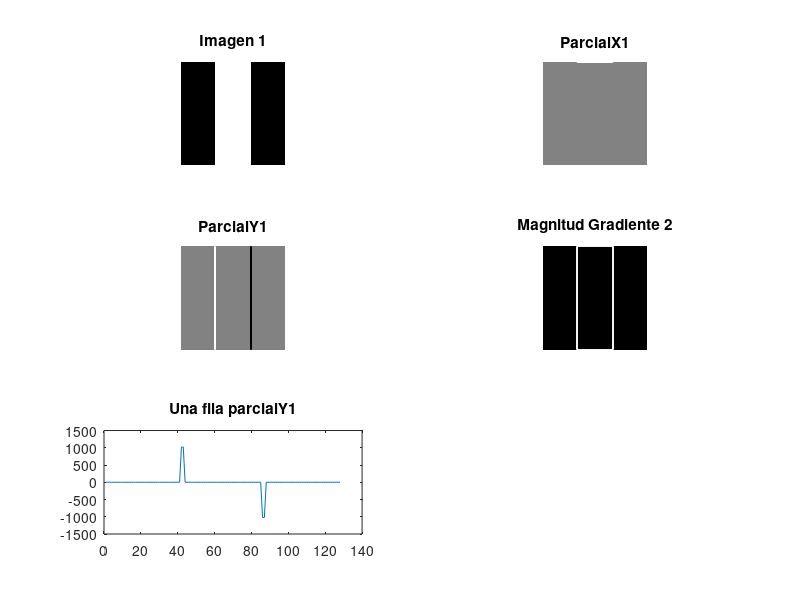
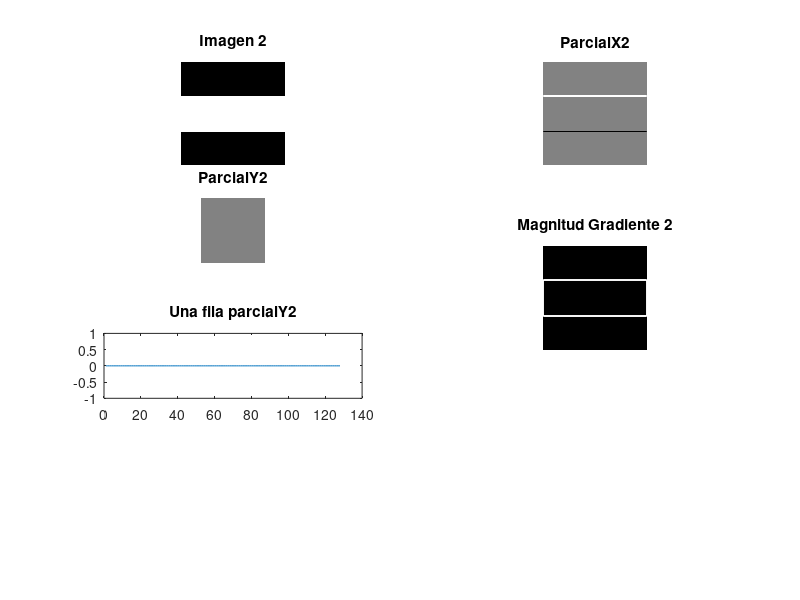
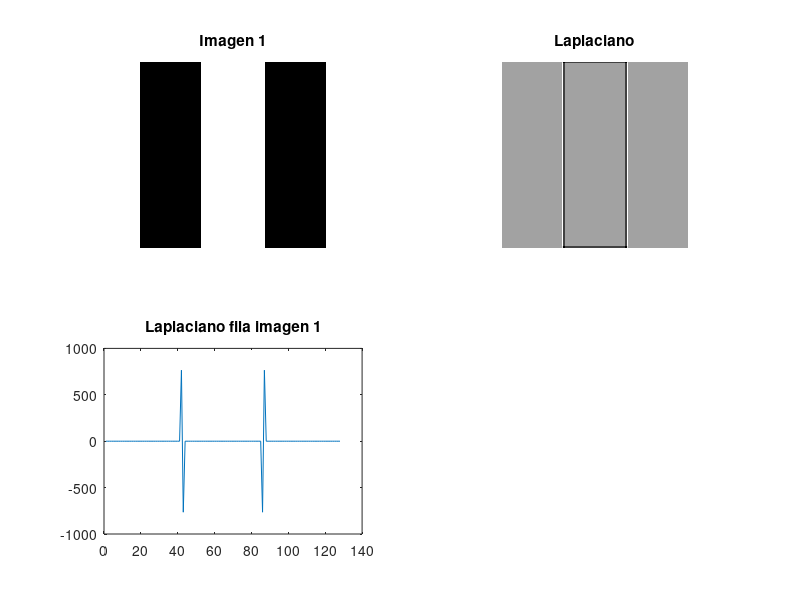
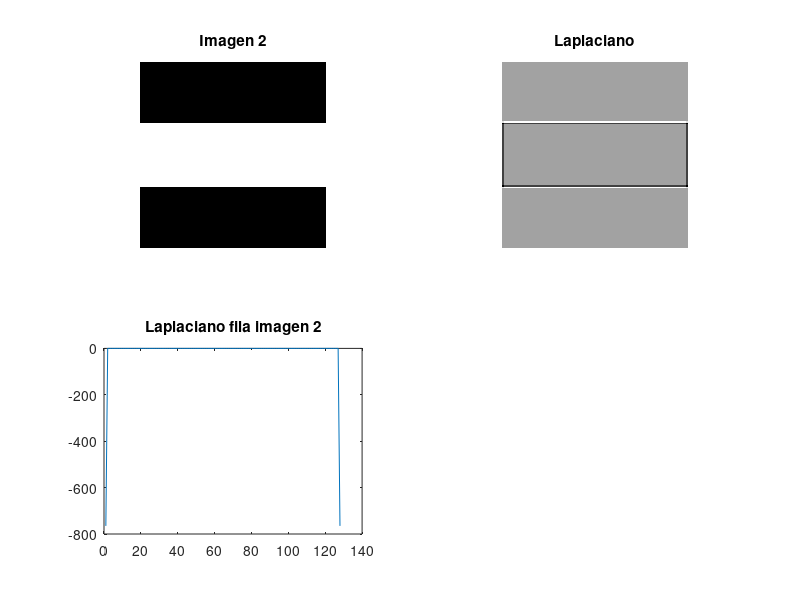

The MATLAB script that drew these images, in order:
clear all;
close all;

Img1=zeros(128);
Img1(:,43:86)=255; %Asigna blanco de la columna 43:86
Img2 =zeros(128);
Img2(43:86,:)=255; %Asigna blanco de la fila 43:86

%Gradiente
WX=[-1 -2 -1; 0 0 0; 1 2 1];   
ParcialX1=imfilter(Img1,WX);
ParcialX2=imfilter(Img2,WX);

WY=[-1 0 1; -2 0 2; -1 0 1];
ParcialY1=imfilter(Img1,WY);
ParcialY2=imfilter(Img2,WY);

%Magnitud del gradiente de la imagen
MagnitudGradiente1 = sqrt(ParcialX1.*ParcialX1 + ParcialY1.*ParcialY1);
MagnitudGradiente2 = sqrt(ParcialX2.*ParcialX2 + ParcialY2.*ParcialY2); 

figure;
%Primera derivada 
subplot(3,2,1); imshow(Img1,[]);title("Imagen 1")
subplot(3,2,2); imshow(ParcialX1,[]);title("ParcialX1")
subplot(3,2,3); imshow(ParcialY1,[]);title("ParcialY1")
subplot(3,2,4); imshow(MagnitudGradiente1,[]);title("Magnitud Gradiente 2")
x=1:1:128;
z=ParcialY1(43,:);
subplot(3,2,5); plot(x,z);title("Una fila parcialY1")
figure;
subplot(3,2,1); imshow(Img2,[]);title("Imagen 2")
subplot(3,2,2); imshow(ParcialX2,[]);title("ParcialX2")
subplot(4,2,3); imshow(ParcialY2,[]);title("ParcialY2")
subplot(3,2,4); imshow(MagnitudGradiente2,[]);title("Magnitud Gradiente 2")
x=1:1:128;
z=ParcialY2(:,43);
subplot(4,2,5); plot(x,z);title("Una fila parcialY2")

%Segunda derivada | Mascara Laplaciana
WL=[1 1 1; 1 -8 1; 1 1 1];   
ImgLap1=imfilter(Img1,WL);
ImgLap2=imfilter(Img2,WL);
figure;
subplot(2,2,1); imshow(Img1,[]);title("Imagen 1");
subplot(2,2,2); imshow(ImgLap1,[]);title("Laplaciano");
x=1:1:128;
z=ImgLap1(64,:);
subplot(2,2,3); plot(x,z);title("Laplaciano fila imagen 1")
figure;
subplot(2,2,1); imshow(Img2,[]);title("Imagen 2");
subplot(2,2,2); imshow(ImgLap2,[]);title("Laplaciano");
x=1:1:128;
z=ImgLap2(64,:);
subplot(2,2,3); plot(x,z);title("Laplaciano fila imagen 2");